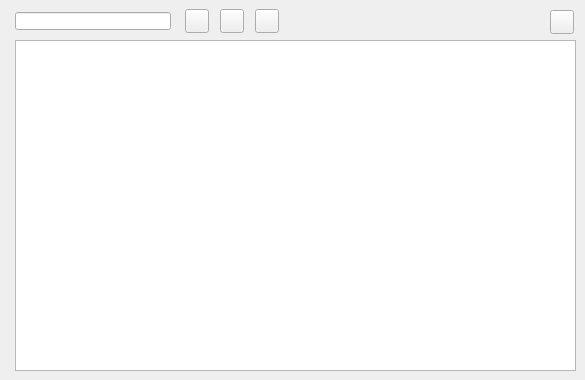
    <widget class="QWidget" name="page_management_2">
     <attribute name="title">
      <string>Element</string>
     </attribute>
     <widget class="QTableView" name="tbl_element">
      <property name="geometry">
       <rect>
        <x>15</x>
        <y>40</y>
        <width>561</width>
        <height>331</height>
       </rect>
      </property>
      <property name="sortingEnabled">
       <bool>true</bool>
      </property>
     </widget>
     <widget class="QLineEdit" name="element_id">
      <property name="geometry">
       <rect>
        <x>15</x>
        <y>12</y>
        <width>156</width>
        <height>18</height>
       </rect>
      </property>
     </widget>
     <widget class="QPushButton" name="new_element">
      <property name="geometry">
       <rect>
        <x>255</x>
        <y>9</y>
        <width>24</width>
        <height>24</height>
       </rect>
      </property>
      <property name="toolTip">
       <string>&lt;html&gt;&lt;head/&gt;&lt;body&gt;&lt;p&gt;New element&lt;/p&gt;&lt;/body&gt;&lt;/html&gt;</string>
      </property>
      <property name="styleSheet">
       <string notr="true"/>
      </property>
      <property name="text">
       <string/>
      </property>
      <property name="icon">
       <iconset>
        <normaloff>../icons/131b.png</normaloff>../icons/131b.png</iconset>
      </property>
      <property name="iconSize">
       <size>
        <width>22</width>
        <height>22</height>
       </size>
      </property>
     </widget>
     <widget class="QPushButton" name="btn_delete">
      <property name="geometry">
       <rect>
        <x>220</x>
        <y>9</y>
        <width>24</width>
        <height>24</height>
       </rect>
      </property>
      <property name="whatsThis">
       <string>&lt;html&gt;&lt;head/&gt;&lt;body&gt;&lt;p&gt;Unlink element&lt;/p&gt;&lt;/body&gt;&lt;/html&gt;</string>
      </property>
      <property name="styleSheet">
       <string notr="true"/>
      </property>
      <property name="text">
       <string/>
      </property>
      <property name="icon">
       <iconset>
        <normaloff>../icons/112b.png</normaloff>../icons/112b.png</iconset>
      </property>
      <property name="iconSize">
       <size>
        <width>22</width>
        <height>22</height>
       </size>
      </property>
     </widget>
     <widget class="QPushButton" name="open_element">
      <property name="geometry">
       <rect>
        <x>550</x>
        <y>10</y>
        <width>24</width>
        <height>24</height>
       </rect>
      </property>
      <property name="toolTip">
       <string>&lt;html&gt;&lt;head/&gt;&lt;body&gt;&lt;p&gt;Element data&lt;/p&gt;&lt;/body&gt;&lt;/html&gt;</string>
      </property>
      <property name="styleSheet">
       <string notr="true"/>
      </property>
      <property name="text">
       <string/>
      </property>
      <property name="icon">
       <iconset>
        <normaloff>../icons/134b.png</normaloff>../icons/134b.png</iconset>
      </property>
      <property name="iconSize">
       <size>
        <width>22</width>
        <height>22</height>
       </size>
      </property>
     </widget>
     <widget class="QPushButton" name="btn_insert">
      <property name="geometry">
       <rect>
        <x>185</x>
        <y>9</y>
        <width>24</width>
        <height>24</height>
       </rect>
      </property>
      <property name="toolTip">
       <string>&lt;html&gt;&lt;head/&gt;&lt;body&gt;&lt;p&gt;Link element&lt;/p&gt;&lt;/body&gt;&lt;/html&gt;</string>
      </property>
      <property name="styleSheet">
       <string notr="true"/>
      </property>
      <property name="text">
       <string/>
      </property>
      <property name="icon">
       <iconset>
        <normaloff>../icons/111b.png</normaloff>../icons/111b.png</iconset>
      </property>
      <property name="iconSize">
       <size>
        <width>22</width>
        <height>22</height>
       </size>
      </property>
     </widget>
    </widget>
